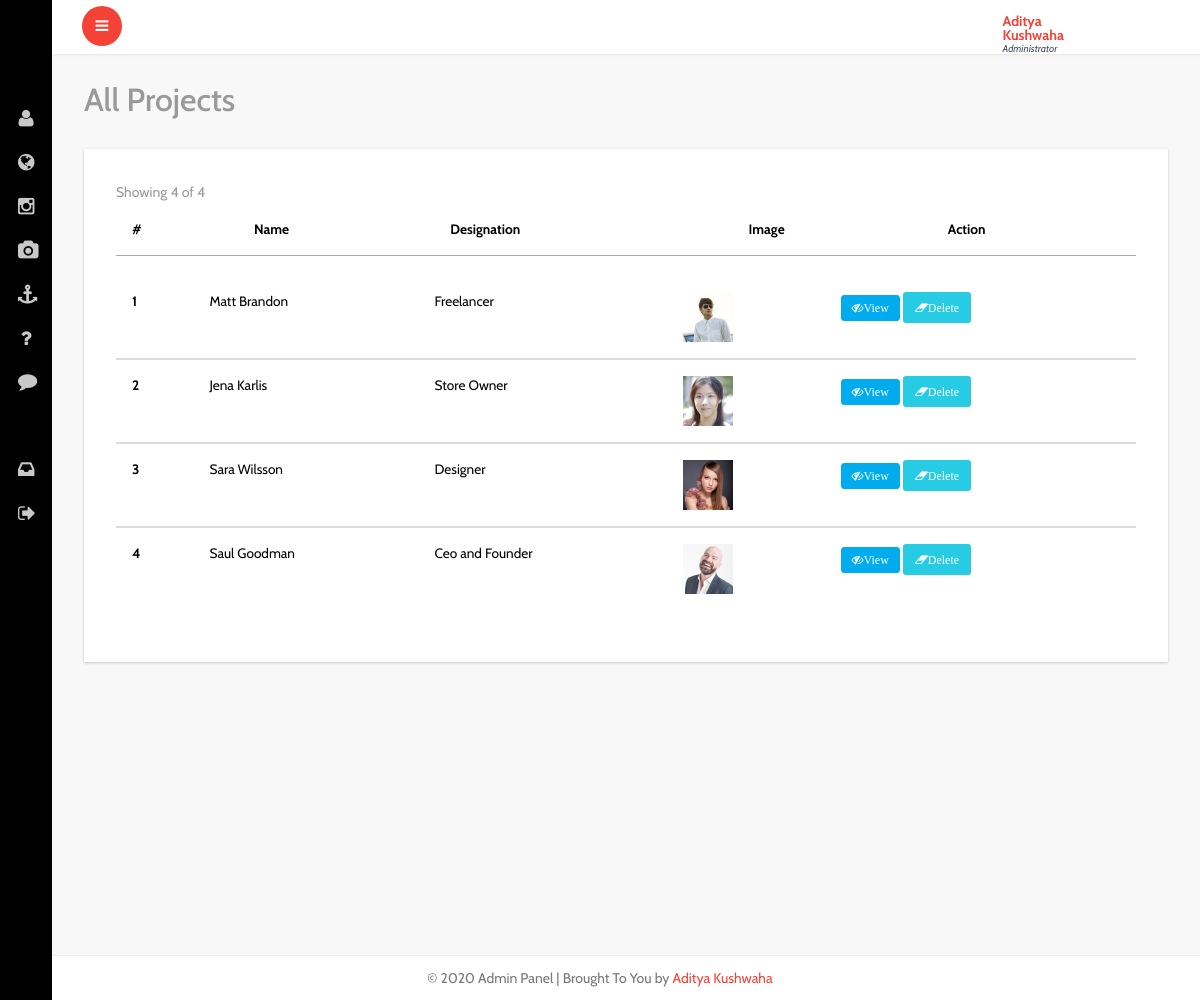
Screenshot of /admin/all-testimonials.php (signed in) with the database file from the repository.
### tables this page shows
CREATE TABLE `testimonial` (
  `id` int(70) NOT NULL,
  `client_name` varchar(200) NOT NULL,
  `client_designation` varchar(50) NOT NULL,
  `client_message` varchar(5000) NOT NULL,
  `file` varchar(150) NOT NULL,
  `date` date NOT NULL
);

CREATE TABLE `settings` (
  `id` int(11) NOT NULL,
  `site_name` varchar(45) NOT NULL,
  `site_title` varchar(60) NOT NULL,
  `email` varchar(60) NOT NULL,
  `site_desc` varchar(350) NOT NULL,
  `site_keyword` varchar(250) NOT NULL,
  `google_code` varchar(1000) NOT NULL,
  `street` varchar(100) NOT NULL,
  `city` varchar(60) NOT NULL,
  `country` varchar(50) NOT NULL,
  `phone` varchar(15) NOT NULL,
  `facebook` varchar(45) NOT NULL,
  `twitter` varchar(34) NOT NULL,
  `linkedin` varchar(45) NOT NULL,
  `status` varchar(25) NOT NULL
);

### idiorm.php (called while the page is built, shortened)
<?php
    class ORM implements ArrayAccess {
        protected static $_default_config = array(
            'connection_string' => 'sqlite::memory:',
            'id_column' => 'id',
            'id_column_overrides' => array(),
            'error_mode' => PDO::ERRMODE_EXCEPTION,
            'username' => null,
            'password' => null,
            'driver_options' => null,
            'identifier_quote_character' => null,
            'limit_clause_style' => null,
            'logging' => false,
            'logger' => null,
            'caching' => false,
            'caching_auto_clear' => false,
            'return_result_sets' => false,
        );
        protected static $_config = array();
        protected static $_db = array();
        protected static $_last_statement = null;
        protected $_connection_name;
        protected $_table_name;
        protected $_values = array();
        protected $_result_columns = array('*');
        protected $_join_sources = array();
        protected $_order_by = array();
        protected $_group_by = array();
        public static function configure($key, $value = null, $connection_name = self::DEFAULT_CONNECTION) {
            if (is_array($key)) {
                foreach ($key as $conf_key => $conf_value) {
                    self::configure($conf_key, $conf_value, $connection_name);
                }
            } else {
                if (is_null($value)) {
                    $value = $key;
                    $key = 'connection_string';
                }
                self::$_config[$connection_name][$key] = $value;
            }
        }
        public static function for_table($table_name, $connection_name = self::DEFAULT_CONNECTION) {
            return new self($table_name, array(), $connection_name);
        }
        protected static function _setup_db_config($connection_name) {
            if (!array_key_exists($connection_name, self::$_config)) {
                self::$_config[$connection_name] = self::$_default_config;
            }
        }
        public static function set_db($db, $connection_name = self::DEFAULT_CONNECTION) {
            self::$_db[$connection_name] = $db;
        }
        protected static function _setup_identifier_quote_character($connection_name) {
            if (is_null(self::$_config[$connection_name]['identifier_quote_character'])) {
                self::$_config[$connection_name]['identifier_quote_character'] =
                    self::_detect_identifier_quote_character($connection_name);
            }
        }
        public static function _setup_limit_clause_style($connection_name) {
            if (is_null(self::$_config[$connection_name]['limit_clause_style'])) {
                self::$_config[$connection_name]['limit_clause_style'] =
                    self::_detect_limit_clause_style($connection_name);
            }
        }
        protected static function _detect_identifier_quote_character($connection_name) {
            switch(self::get_db($connection_name)->getAttribute(PDO::ATTR_DRIVER_NAME)) {
                case 'mysql':
                case 'sqlite':
                case 'sqlite2':
                default:
                    return '`';
            }
        }
        protected static function _detect_limit_clause_style($connection_name) {
            switch(self::get_db($connection_name)->getAttribute(PDO::ATTR_DRIVER_NAME)) {
                default:
                    return ORM::LIMIT_STYLE_LIMIT;
            }
        }
        public static function get_db($connection_name = self::DEFAULT_CONNECTION) {
            return self::$_db[$connection_name];
        }
        public static function get_last_statement() {
            return self::$_last_statement;
        }
        protected static function _execute($query, $parameters = array(), $connection_name = self::DEFAULT_CONNECTION) {
            $statement = self::get_db($connection_name)->prepare($query);
            self::$_last_statement = $statement;
            $time = microtime(true);
            $q = $statement->execute();
            return $q;
        }
        protected static function _log_query($query, $parameters, $connection_name, $query_time) {
            if (!self::$_config[$connection_name]['logging']) {
                return false;
            }
            return true;
        }
        protected function __construct($table_name, $data = array(), $connection_name = self::DEFAULT_CONNECTION) {
            $this->_table_name = $table_name;
            $this->_connection_name = $connection_name;
        }
        public function find_array() {
            return $this->_run();
        }
        protected function _build_select() {
            return $this->_join_if_not_empty(" ", array(
                $this->_build_select_start(),
                $this->_build_join(),
                $this->_build_where(),
                $this->_build_group_by(),
                $this->_build_having(),
                $this->_build_order_by(),
                $this->_build_limit(),
                $this->_build_offset(),
            ));
        }
        protected function _build_select_start() {
            $fragment = 'SELECT ';
            $result_columns = join(', ', $this->_result_columns);
            $fragment .= "{$result_columns} FROM " . $this->_quote_identifier($this->_table_name);
            return $fragment;
        }
        protected function _build_join() {
            if (count($this->_join_sources) === 0) {
                return '';
            }
            return join(" ", $this->_join_sources);
        }
        protected function _build_where() {
            return $this->_build_conditions('where');
        }
        protected function _build_having() {
            return $this->_build_conditions('having');
        }
        protected function _build_group_by() {
            if (count($this->_group_by) === 0) {
                return '';
            }
            return "GROUP BY " . join(", ", $this->_group_by);
        }
        protected function _build_conditions($type) {
            $conditions_class_property_name = "_{$type}_conditions";
            if (count($this->$conditions_class_property_name) === 0) {
                return '';
            }
            $conditions = array();
            return strtoupper($type) . " " . join(" AND ", $conditions);
        }
        protected function _build_order_by() {
            if (count($this->_order_by) === 0) {
                return '';
            }
            return "ORDER BY " . join(", ", $this->_order_by);
        }
        protected function _build_limit() {
            $fragment = '';
            return $fragment;
        }
        protected function _build_offset() {
            return '';
        }
        protected function _join_if_not_empty($glue, $pieces) {
            $filtered_pieces = array();
            foreach ($pieces as $piece) {
                if (is_string($piece)) {
                    $piece = trim($piece);
                }
                if (!empty($piece)) {
                    $filtered_pieces[] = $piece;
                }
            }
            return join($glue, $filtered_pieces);
        }
        protected function _quote_one_identifier($identifier) {
            $parts = explode('.', $identifier);
            $parts = array_map(array($this, '_quote_identifier_part'), $parts);
            return join('.', $parts);
        }
        protected function _quote_identifier($identifier) {
            if (is_array($identifier)) {
                $result = array_map(array($this, '_quote_one_identifier'), $identifier);
                return join(', ', $result);
            } else {
                return $this->_quote_one_identifier($identifier);
            }
        }
        protected function _quote_identifier_part($part) {
            $quote_character = self::$_config[$this->_connection_name]['identifier_quote_character'];
            return $quote_character .
                   str_replace($quote_character,
                               $quote_character . $quote_character,
                               $part
                   ) . $quote_character;
        }
        protected function _run() {
            $query = $this->_build_select();
            $caching_enabled = self::$_config[$this->_connection_name]['caching'];
            self::_execute($query, $this->_values, $this->_connection_name);
            $statement = self::get_last_statement();
            $rows = array();
            while ($row = $statement->fetch(PDO::FETCH_ASSOC)) {
                $rows[] = $row;
            }
            $this->_values = array();
            $this->_result_columns = array('*');
            return $rows;
        }
        public function __call($name, $arguments)
        {
            $method = strtolower(preg_replace('/([a-z])([A-Z])/', '$1_$2', $name));
            if (method_exists($this, $method)) {
                return call_user_func_array(array($this, $method), $arguments);
            } else {
                throw new IdiormMethodMissingException("Method $name() does not exist in class " . get_class($this));
            }
        }
    }

### admin/all-testimonials.php (the view, shortened to what this page needs)
<?php include "header.php"; ?>
<div id="page-wrapper">
	<div class="graphs">
		<h3 class="blank1">All Projects</h3>
		<div class="xs tabls">
			<div class="panel-body1">
				<table class="table">
					<thead>
						<tr>
							<th>#</th>
							<th>Name</th>
							<th>Designation</th>
							<th>Image</th>
							<th>Action</th>
						</tr>
					</thead>
					<tbody>
						<?php
						$tbl_name = "testimonial";
						$get_posts_tbl = ORM::for_table("$tbl_name")
							->find_array();
						$total_pages = count($get_posts_tbl);
						$limit = 10;
						$page = $_GET['page'];
						if ($page)
							$start = ($page - 1) * $limit;
						else
							$start = 0;
						$result = $db->prepare("SELECT * FROM testimonial  ORDER BY id DESC LIMIT $start, $limit");
						$result->execute();
						$next = $page + 1;
						$lastpage = ceil($total_pages / $limit);
						?>
						<span class="text-muted m-r-sm">Showing
							<?php if ($lastpage == $next - 1) : ?>
								<?= $total_pages ?>
							<?php else : ?>
								<?= $page * $limit ?>
							<?php endif; ?>
							of <?= $total_pages ?>
						</span>
			</div>
		</div>
		<table class="table">
			<?php
			for ($i = 1; $row = $result->fetch(); $i++) {
			?>
				<tr>
					<th scope="row"><?php echo $i; ?></th>
					<td><?php echo $row['client_name']; ?></td>
					<td><?php echo $row['client_designation']; ?></td>
					<td><img src="../uploads/testimonial/<?php echo $row['file']; ?>" alt="" class="img-responsive" style=" height:50px; width:50px;"></td>
					<td>
						<a href="../testimonial-detail.php?id=<?= $row['id'] ?>" target="_blank" class="fa fa-eye-slash btn btn-xs btn-primary">View</a>
						<a href="delete-testimonial.php?id=<?= $row['id'] ?>" class="fa fa-eraser btn btn-xs btn-success warning_4 delbtn">Delete</a>
					</td>
				</tr>
			<?php } ?>
		</table>
	</div>
</div>
</div>
<?php include "footer.php"; ?>

### admin/footer.php (shortened to what this page needs)
<footer>
   <?php
   $result = $db->prepare("SELECT * FROM settings");
   $result->execute();
   for ($i = 0; $row = $result->fetch(); $i++) {
   ?>
      <p>&copy; 2020 Admin Panel | Brought To You by <a href="https://kaditya97.com.np" target="_blank">Aditya Kushwaha</a></p>
   <?php } ?>
</footer>
</section>
</body>
</html>

### rows the page displays
testimonial: client_name "Matt Brandon", client_designation "Freelancer", file (picture)
testimonial: client_name "Jena Karlis", client_designation "Store Owner", file (picture)
testimonial: client_name "Sara Wilsson", client_designation "Designer", file (picture)
testimonial: client_name "Saul Goodman", client_designation "Ceo and Founder", file (picture)

### other values shown
$_SESSION['SESS_FIRST_NAME'] "Aditya Kushwaha"
$total_pages "4"
